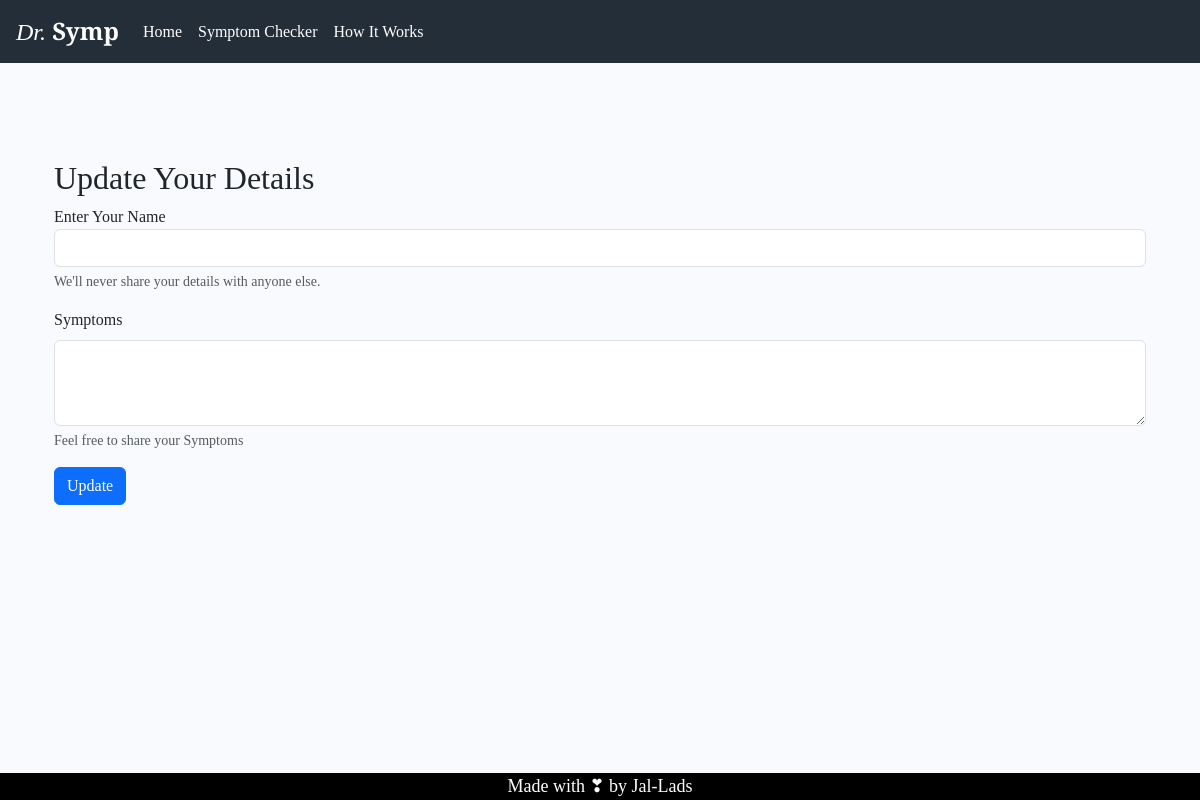
Before: /update/9 with the older database file.
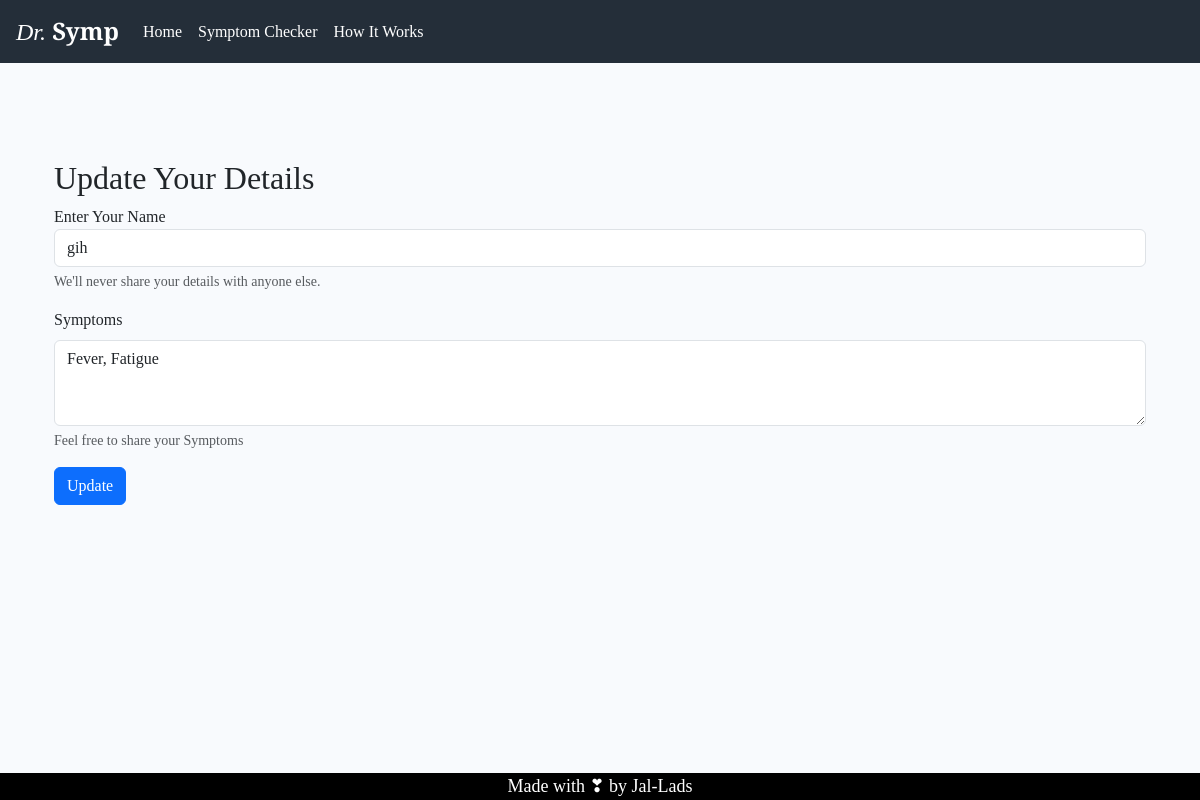
After: the same page with the newer database file.
### app/models.py (models this page shows, shortened)
class patients(db.Model):
    sno=db.Column(db.Integer, primary_key=True)
    name=db.Column(db.String(99), nullable=False)
    age=db.Column(db.Integer, nullable=False)
    mobile=db.Column(db.Integer, nullable=False)
    sex=db.Column(db.String(25), nullable=False)
    desc=db.Column(db.String(500), nullable=True)
    date=db.Column(db.DateTime, default=datetime.utcnow)
    access_token = db.Column(db.String(100), unique=True, nullable=False)

### app/routes/main.py (the view, shortened to what this page needs)
@main.route("/update/<int:sno>", methods=['GET', 'POST'])#get the sno
def update(sno):
    updateInsta=patients.query.filter_by(sno=sno).first()# fetch old instance to fill the form
    return render_template("/update.html", updateUsingJinga2=updateInsta)# send the entries in this var 4 terminal

### app/templates/update.html (shortened to what this page needs)
{% extends 'base.html' %}
{% block body %}
<div class="container">
      <form class="container mt-5 pt-5" action="/update/{{updateUsingJinga2.sno}}" method="POST">
        <h2>
          Update Your Details
        </h2>
        <div class="mb-3">
          <label for="name">Enter Your Name</label>
          <input type="text" name="name" class="form-control" id="name" value="{{updateUsingJinga2.name}}" required>
          <div class="form-text">We'll never share your details with anyone else.</div>
        </div>
        <div class="mb-3">
          <label for="Symptoms" class="form-label">Symptoms</label>
        <textarea class="form-control" name="Symptoms" id="Symptoms" rows="3">{{updateUsingJinga2.desc}}
        </textarea>
          <div class="form-text">Feel free to share your Symptoms</div>
      </div>
        <button type="submit" class="btn btn-primary">Update</button>
      </form>
    </div>
{% endblock body %}

Changed rows visible on the page:
added patients: name "gih", Symptoms "Fever, Fatigue"
